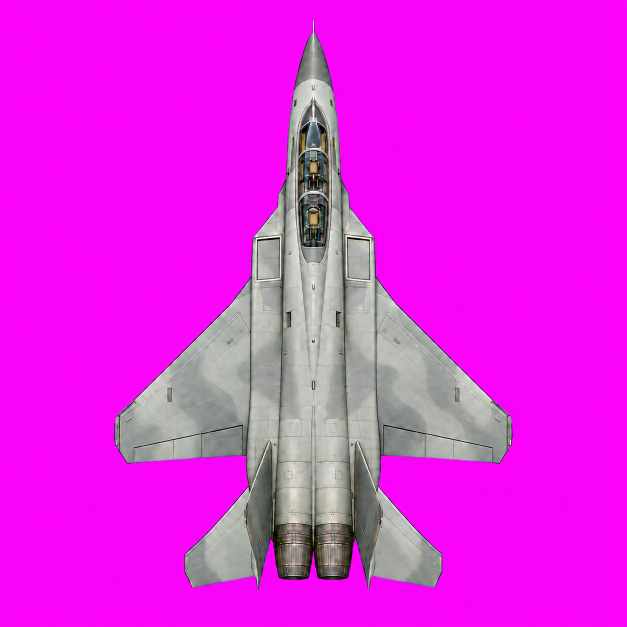
#> input picture assets/originals/jet_views/bp/bp_top.png, 1254 x 1254 px (shown at 1/2 size); its folder holds 5 pictures in this run; the run also reads 2 pictures not shown here
$ python make_jet.py
#> lines starting #> are read from the running program, lines starting #| are printed output that depends on the picture; after the words box and inside, x2 and y2 are one past the last pixel; in counts of white or black regions, pixels touching at a corner belong together
"""The ZF-25 as a model, from the owner's five blueprint pictures (assets/originals/jet_views/bp: bp_top, bp_bottom,
bp_side, bp_front, bp_rear; strictly orthographic, on magenta). Built here, outside the game:

  - shape: the visual hull, what all five outlines allow, on a voxel grid, smoothed, as a mesh (marching cubes);
    each picture is placed by its own outline's extent (length from the top view; span from the top, front and rear;
    height from the side, front and rear, which the generator drew a little apart: the side view's height is taken);
  - colour: the five pictures themselves, at their full size, projected onto the mesh from their own direction and
    blended by how squarely the surface faces each (build/jet/model.json + the pictures, for tools/render_jet.cjs).

  python3 tools/make_jet.py            ->  build/jet/model.bin, model.json, tex_*.png
"""
import json, pathlib
import numpy as np
from PIL import Image
from scipy import ndimage
from skimage import measure

root = pathlib.Path(__file__).resolve().parent.parent
SRC = root / 'assets' / 'originals' / 'jet_views' / 'bp'
OUT = root / 'build' / 'jet'; OUT.mkdir(parents=True, exist_ok=True)
LEN, SPAN = 19.4, 13.0
NX = 640                                         # voxels along the length (3 cm)

def view(name):
#> called with name = 'bp_top'
    a = np.asarray(Image.open(SRC / f'{name}.png').convert('RGB')).astype(np.float32)
    mg = (a[..., 0] + a[..., 2]) / 2 - a[..., 1]
    m = mg < 150
#> m: shape (1254, 1254) bool; 23% white; 1 white region, box (x1, y1, x2, y2) and area: (229, 41, 1025, 1179) 361668
    # (the canopy is glass the generator drew the magenta through: inside the outline it is aircraft, and its
    # colour the glass's, the magenta tint taken out toward a dark sky-blue grey)
    m = ndimage.binary_fill_holes(ndimage.binary_closing(m, iterations=3))
#> m: shape (1254, 1254) bool; 23% white; 1 white region, box (x1, y1, x2, y2) and area: (229, 41, 1025, 1179) 361788
    # (and at every edge and through the glass, the magenta taken out of the colour: red and blue brought down to
    # green where both stand above it; through the glass, toward a dark sky-blue grey besides)
    ex = np.clip(np.minimum(a[..., 0], a[..., 2]) - a[..., 1], 0, None) * m
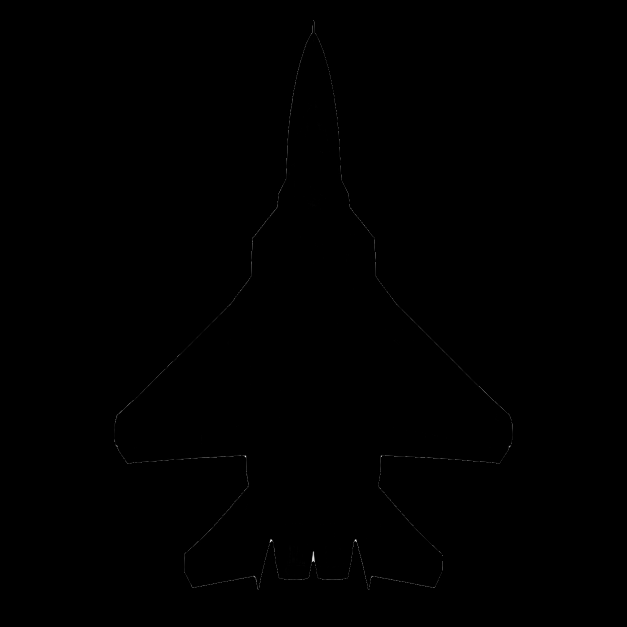
#> ex: shape (1254, 1254) float32 (shown at 1/2 size); min 0, max 254, mean 0.2
    tint = np.clip((ex - 10) / 60, 0, 1)[..., None]
    GLASS[name] = ex > 25
    a[..., 0] -= ex; a[..., 2] -= ex
    glass = np.array([62, 74, 86], np.float32)
    a = a * (1 - 0.8 * tint) + glass * 0.8 * tint
    m = ndimage.binary_opening(m, iterations=1)
#> m: shape (1254, 1254) bool; 23% white; 1 white region, box (x1, y1, x2, y2) and area: (229, 42, 1025, 1179) 361777
    lb, n = ndimage.label(m)
#> n = 1
    if n > 1: m = lb == (np.argmax(ndimage.sum(m, lb, range(1, n + 1))) + 1)
    ys, xs = np.nonzero(m)
    box = (xs.min(), ys.min(), xs.max() + 1, ys.max() + 1)
#> box = (229, 42, 1025, 1179)
    # the picture saved with its background cleared (for the renderer), and its outline's box in it: the outline's
    # last pixels (blended with the magenta) let go, and the colour carried outward from the inside, so a sample that
    # falls just past the edge takes the aircraft's colour, not a purple line
    core = ndimage.binary_erosion(m, iterations=2)
#> core: shape (1254, 1254) bool; 22.5% white; 1 white region, box (x1, y1, x2, y2) and area: (231, 65, 1023, 1175) 354578
    _, (iy, ix) = ndimage.distance_transform_edt(~core, return_indices=True)
#> iy: shape (1254, 1254) int32; 1110 distinct labels, from 65 to 1174
    a = a[iy, ix]
    rgba = np.dstack([a, core * 255]).clip(0, 255).astype(np.uint8)
    Image.fromarray(rgba, 'RGBA').save(OUT / f'tex_{name}.png')
    return m, box, a.shape[1], a.shape[0]

GLASS = {}
V = {k: view(k) for k in ['bp_top', 'bp_bottom', 'bp_side', 'bp_front', 'bp_rear']}
#> call 2 of view, with name = 'bp_bottom'
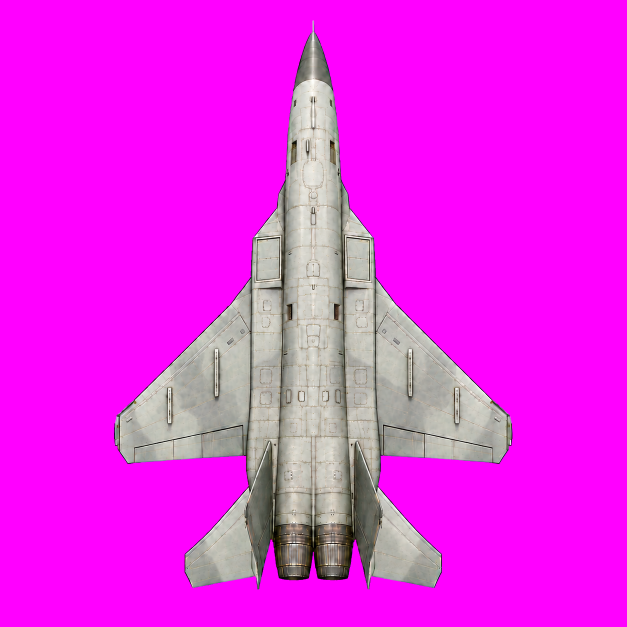
#> input picture assets/originals/jet_views/bp/bp_bottom.png, 1254 x 1254 px (shown at 1/2 size)
#> in view (call 2), `m = mg < 150`:
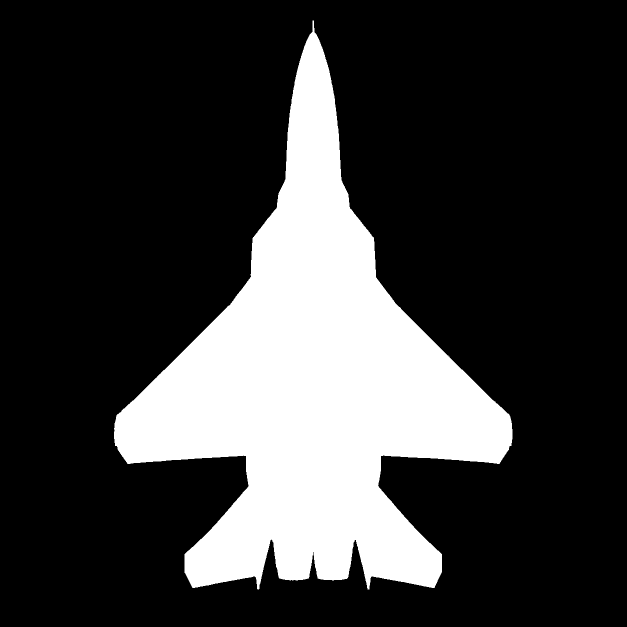
#> m: shape (1254, 1254) bool (shown at 1/2 size); 23% white; 1 white region, box (x1, y1, x2, y2) and area: (228, 41, 1025, 1179) 361799
#> in view (call 2), `m = ndimage.binary_fill_holes(ndimage.binary_closing(m, iterations=3))`: m: shape (1254, 1254) bool; 23% white; 1 white region, box (x1, y1, x2, y2) and area: (228, 41, 1025, 1179) 361950
#> in view (call 2), `m = ndimage.binary_opening(m, iterations=1)`: m: shape (1254, 1254) bool; 23% white; 1 white region, box (x1, y1, x2, y2) and area: (228, 41, 1025, 1179) 361940
#> in view (call 2), `box = (xs.min(), ys.min(), xs.max() + 1, ys.max() + 1)`: box = (228, 41, 1025, 1179)
#> in view (call 2), `core = ndimage.binary_erosion(m, iterations=2)`: core: shape (1254, 1254) bool; 22.6% white; 1 white region, box (x1, y1, x2, y2) and area: (230, 64, 1023, 1177) 354753
#> in view (call 2), `_, (iy, ix) = ndimage.distance_transform_edt(~core, return_indices=True)`:
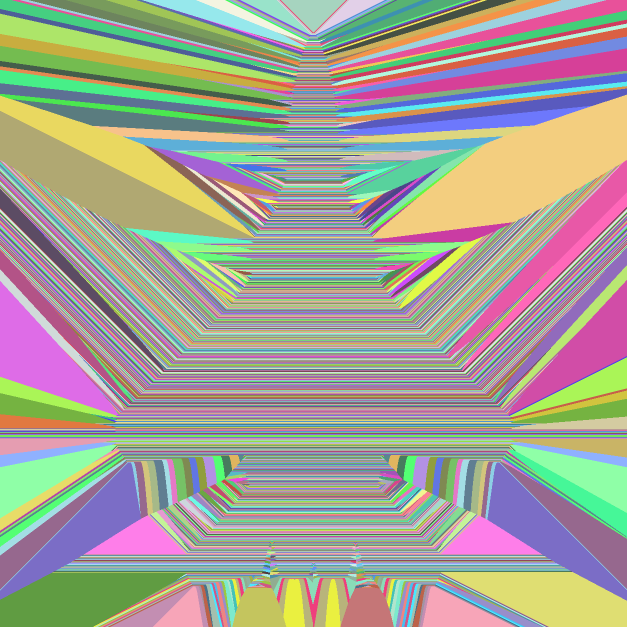
#> iy: shape (1254, 1254) int32 (shown at 1/2 size); 1113 distinct labels, from 64 to 1176; one colour per label, 0 black
#> call 3 of view, with name = 'bp_side'
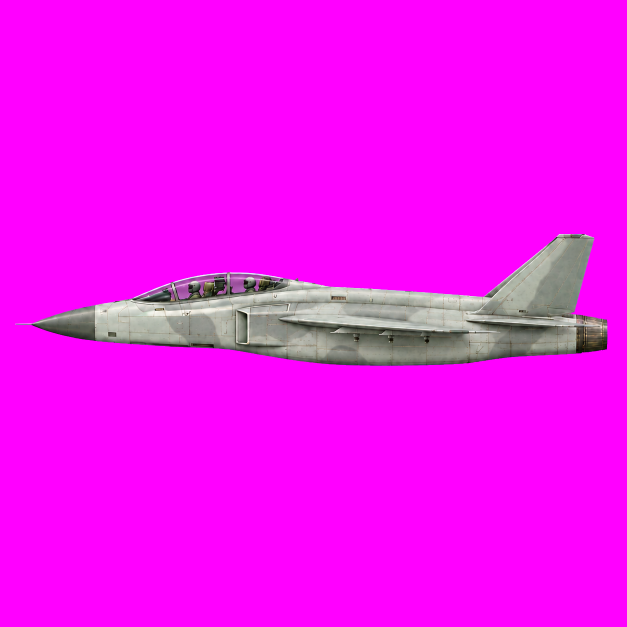
#> input picture assets/originals/jet_views/bp/bp_side.png, 1254 x 1254 px (shown at 1/2 size)
#> in view (call 3), `m = mg < 150`:
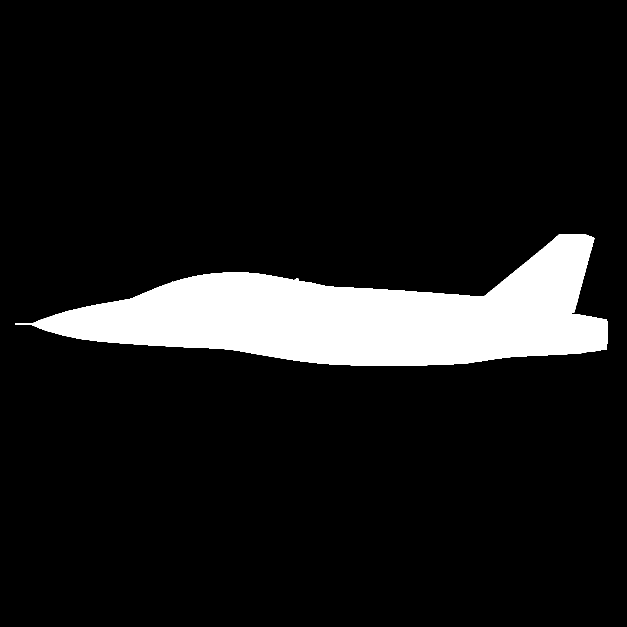
#> m: shape (1254, 1254) bool (shown at 1/2 size); 10% white; 1 white region, box (x1, y1, x2, y2) and area: (30, 468, 1215, 732) 157438
#> in view (call 3), `m = ndimage.binary_fill_holes(ndimage.binary_closing(m, iterations=3))`: m: shape (1254, 1254) bool; 10% white; 1 white region, box (x1, y1, x2, y2) and area: (30, 468, 1215, 732) 157463
#> in view (call 3), `m = ndimage.binary_opening(m, iterations=1)`: m: shape (1254, 1254) bool; 10% white; 1 white region, box (x1, y1, x2, y2) and area: (31, 468, 1215, 732) 157457
#> in view (call 3), `box = (xs.min(), ys.min(), xs.max() + 1, ys.max() + 1)`: box = (31, 468, 1215, 732)
#> in view (call 3), `core = ndimage.binary_erosion(m, iterations=2)`: core: shape (1254, 1254) bool; 9.7% white; 1 white region, box (x1, y1, x2, y2) and area: (65, 470, 1213, 730) 152270
#> in view (call 3), `_, (iy, ix) = ndimage.distance_transform_edt(~core, return_indices=True)`:
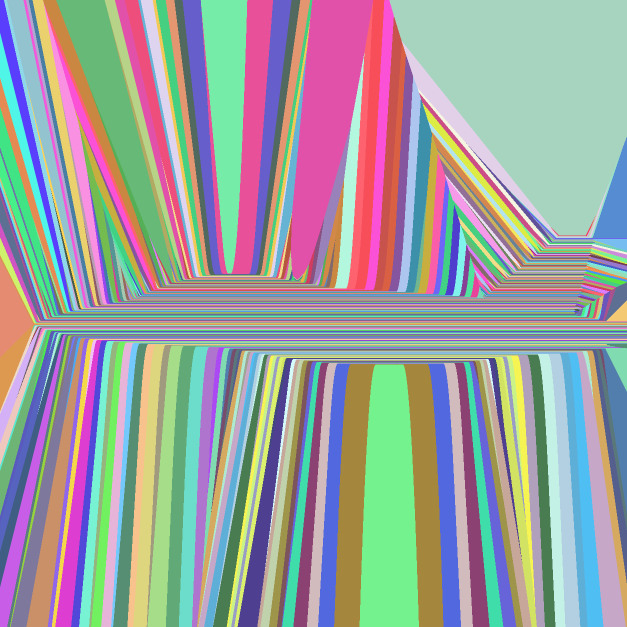
#> iy: shape (1254, 1254) int32 (shown at 1/2 size); 260 distinct labels, from 470 to 729; one colour per label, 0 black
#> V = 5 items
def crop(k): m, (x0, y0, x1, y1), _, _ = V[k]; return m[y0:y1, x0:x1]
#> called with k = 'bp_top'
#> after `m, (x0, y0, x1, y1), _, _ = V[k]`: x0 = 229; y0 = 42; x1 = 1025; y1 = 1179
def fit(mk, shape):
    return np.asarray(Image.fromarray(mk.astype(np.uint8) * 255).resize((shape[1], shape[0]), Image.BILINEAR)) > 127
# the height: from the side view (length is the top view's)
st, ss = crop('bp_top'), crop('bp_side')
HGT = LEN * ss.shape[0] / ss.shape[1]
#> HGT = 4.33
NY = round(NX * SPAN / LEN); NZ = round(NX * HGT / LEN)
#> after `NZ = round(NX * HGT / LEN)`: NZ = 143
print('model', LEN, 'x', SPAN, 'x', round(HGT, 2), 'm; grid', NX, NY, NZ)
#| model 19.4 x 13.0 x 4.33 m; grid 640 429 143
# axes: x nose (0) -> tail, y left wing (0) -> right wing, z top (0) -> bottom
P = fit(st, (NX, NY)) & fit(crop('bp_bottom')[:, ::-1], (NX, NY))       # top: rows = length; bottom mirrored
S = fit(ss, (NZ, NX))                                                       # side (left): rows = height, cols = length, nose left
F = fit(crop('bp_front')[:, ::-1], (NZ, NY))                                # front: its left is the aircraft's right
R = fit(crop('bp_rear'), (NZ, NY))
occ = P[:, :, None] & S.T[:, None, :] & F.T[None, :, :] & R.T[None, :, :]
print('voxels', int(occ.sum()))
#| voxels 4747292
# the canopy: a hull of outlines puts the shoulders beside it as high as the canopy (the front view's outline there is
# the tails' and the canopy's together), so the side view's glass lay on them. Above the canopy's sill (where the
# glass starts in the side view) only the canopy's own width stands (the glass's width in the top view)
def bx(k): m, (x0, y0, x1, y1), _, _ = V[k]; return GLASS[k][y0:y1, x0:x1]
#> called with k = 'bp_side'
#> after `m, (x0, y0, x1, y1), _, _ = V[k]`: x0 = 31; y0 = 468; x1 = 1215; y1 = 732
gs = fit(bx('bp_side'), (NZ, NX)); gt = fit(bx('bp_top') | (lambda a: (a.mean(2) < 95))(np.asarray(Image.open(SRC / 'bp_top.png').convert('RGB')).astype(np.float32)[V['bp_top'][1][1]:V['bp_top'][1][3], V['bp_top'][1][0]:V['bp_top'][1][2]]), (NX, NY))
# (the glass: the side view's largest piece of it, in the upper part)
# (the glass: in the side view, its tinted pixels closed into one piece, along the canopy's stretch (8% to 45% of the
# length) and in the upper part)
gs1 = ndimage.binary_closing(gs, iterations=4)
gs1 &= (np.arange(NZ)[:, None] < NZ * 0.6) & (np.arange(NX)[None, :] > NX * 0.08) & (np.arange(NX)[None, :] < NX * 0.45)
gs1 = ndimage.binary_fill_holes(gs1)
mid = NY / 2
for x in range(NX):
    zg = np.nonzero(gs1[:, x])[0]
    if zg.size < 3: continue
    sill = zg.max()                                         # the lowest glass (z grows downward), and its frame below it
    yg = np.nonzero(gt[x, int(mid - NY * 0.12):int(mid + NY * 0.12)])[0]
    hw = (np.abs(yg + int(mid - NY * 0.12) - mid).max() + 2) if yg.size else NY * 0.03
    out = np.abs(np.arange(NY) - mid) > hw
    occ[x][np.ix_(out, np.arange(NZ) < sill + 4)] = False
    if x % 40 == 0: print("  x", x, "sill", sill, "of", NZ, "half-width", round(float(hw), 1), "of", NY)
print('canopy cut', int(occ.sum()))
#| canopy cut 4746080
# the hull of outlines alone is square in section (a box where the fuselage is round): each section rounded within
# its own extents, a superellipse touching the outline at its widest and tallest. For each voxel: where it lies
# across its own run of aircraft along the span (u) and along the height (v), kept if |u|^p + |v|^p <= 1
def runs(o, ax):
    # each voxel's run along axis ax: its start and end index
#> called with o = array of shape (640, 429, 143), ax = 1
    o = np.moveaxis(o, ax, -1); n = o.shape[-1]; idx = np.arange(n)
#> after `n = o.shape[-1]`: n = 429
#> after `idx = np.arange(n)`: idx = 429 values from 0 to 428
    st = np.where(o & ~np.concatenate([np.zeros_like(o[..., :1]), o[..., :-1]], -1), idx, -1)
    st = np.maximum.accumulate(st, axis=-1)
    en = np.where(o & ~np.concatenate([o[..., 1:], np.zeros_like(o[..., :1])], -1), idx, n + 1)
    en = np.flip(np.minimum.accumulate(np.flip(en, -1), axis=-1), -1)
    return np.moveaxis(st, -1, ax), np.moveaxis(en, -1, ax)
PW = 2.6
ys0, ys1 = runs(occ, 1); zs0, zs1 = runs(occ, 2)
iy = np.arange(NY)[None, :, None]; iz = np.arange(NZ)[None, None, :]
#> after `iy = np.arange(NY)[None, :, None]`: iy = 429 values from 0 to 428
u = (iy - (ys0 + ys1) / 2) / np.maximum((ys1 - ys0 + 1) / 2, 0.5)
#> (the run stopped early here; a loop or call above may not have finished)
